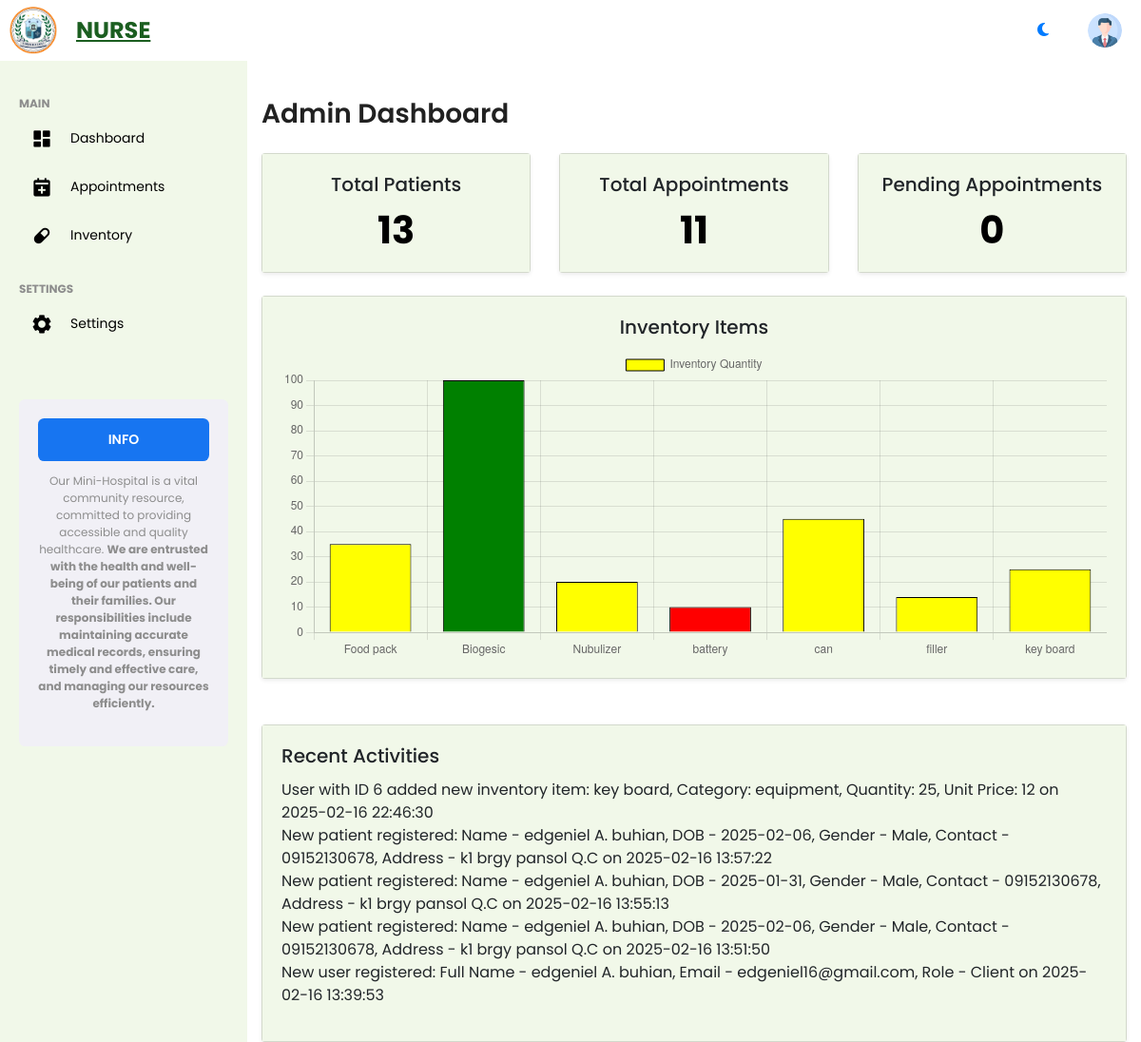
The page /nurse/admin_dashboard.php on the database as committed earlier.
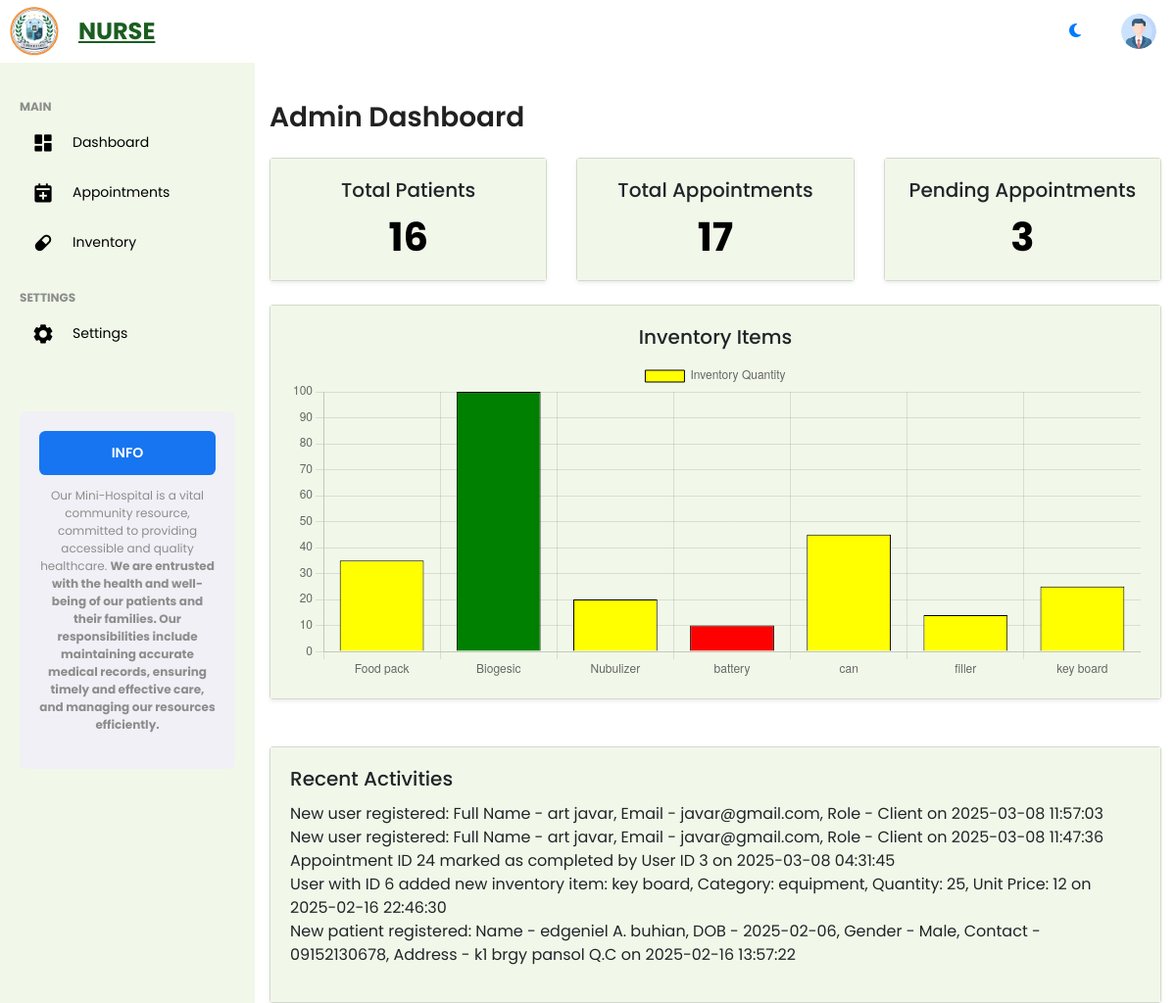
The same page on the database as committed later.
### tables this page shows
CREATE TABLE `logs` (
  `id` int(11) NOT NULL,
  `message` text NOT NULL,
  `created_at` timestamp NOT NULL DEFAULT current_timestamp()
);

### nurse/admin_dashboard.php (the view, shortened to what the changed rows need)
<?php
include('../nurse/assets/inc/header.php');
include('../nurse/assets/inc/navbar.php');
$total_patients_query = "SELECT COUNT(*) AS total FROM patients";
$total_patients_result = mysqli_query($conn, $total_patients_query);
$total_patients_row = mysqli_fetch_assoc($total_patients_result);
$total_patients = $total_patients_row['total'];
$total_appointments_query = "SELECT COUNT(*) AS total FROM appointments";
$total_appointments_result = mysqli_query($conn, $total_appointments_query);
$total_appointments_row = mysqli_fetch_assoc($total_appointments_result);
$total_appointments = $total_appointments_row['total'];
$pending_appointments_query = "SELECT COUNT(*) AS total FROM appointments WHERE status = 'Scheduled'";
$pending_appointments_result = mysqli_query($conn, $pending_appointments_query);
$pending_appointments_row = mysqli_fetch_assoc($pending_appointments_result);
$pending_appointments = $pending_appointments_row['total'];
$inventory_query = "SELECT item_name, quantity FROM inventory";
$inventory_result = mysqli_query($conn, $inventory_query);
$inventory_items = [];
while ($row = mysqli_fetch_assoc($inventory_result)) {
    $inventory_items[] = $row;
}
$recent_activities_query = "SELECT message, created_at FROM logs ORDER BY created_at DESC LIMIT 5";
$recent_activities_result = mysqli_query($conn, $recent_activities_query);
$recent_activities = [];
while ($row = mysqli_fetch_assoc($recent_activities_result)) {
    $recent_activities[] = $row;
}
?>
<body>
    <div class="container mt-4">
        <h1 class="h3 mb-4">Admin Dashboard</h1>
        <div class="row g-4">
            <div class="col-12">
                <div class="row g-4">
                    <div class="col-sm-6 col-lg-4">
                        <div class="card shadow-sm text-center">
                            <div class="card-body">
                                <h5 class="card-title">Total Patients</h5>
                                <p class="card-text display-6 fw-bold" id="total-patients"><?= $total_patients ?></p>
                            </div>
                        </div>
                    </div>
                    <div class="col-sm-6 col-lg-4">
                        <div class="card shadow-sm text-center">
                            <div class="card-body">
                                <h5 class="card-title">Total Appointments</h5>
                                <p class="card-text display-6 fw-bold" id="total-appointments"><?= $total_appointments ?></p>
                            </div>
                        </div>
                    </div>
                    <div class="col-sm-6 col-lg-4">
                        <div class="card shadow-sm text-center">
                            <div class="card-body">
                                <h5 class="card-title">Pending Appointments</h5>
                                <p class="card-text display-6 fw-bold" id="pending-appointments"><?= $pending_appointments ?></p>
                            </div>
                        </div>
                    </div>
                </div>
            </div>
        </div>
        <div class="row g-4 mt-4">
            <div class="col-12">
                <div class="card shadow-sm">
                    <div class="card-body">
                        <ul class="list-unstyled" id="recent-activities">
                            <?php foreach ($recent_activities as $activity) { ?>
                                <li><?= $activity['message'] ?> on <?= $activity['created_at'] ?></li>
                            <?php } ?>
                        </ul>
                    </div>
                </div>
            </div>
        </div>
    </div>
    <script>
        // Prepare the data for the low stock chart
        const inventoryItems = <?php echo json_encode($inventory_items); ?>;
        // Extract item names and quantities
        const itemNames = inventoryItems.map(item => item.item_name);
        const itemQuantities = inventoryItems.map(item => item.quantity);
        // Define the color of the bars based on stock quantity (red for low stock)
        const barColors = itemQuantities.map(quantity =>
            quantity < 11 ? 'red' :
            quantity < 50 ? 'yellow' :
            'green'
        ); // red for low stock (< 11), yellow for medium stock (< 50), green for normal stock (>= 50)
        // Create a bar chart for low stock items
        const ctx = document.getElementById('lowStockChart').getContext('2d');
        const lowStockChart = new Chart(ctx, {
            type: 'bar',
            data: {
                labels: itemNames,
                datasets: [{
                    label: 'Inventory Quantity',
                    data: itemQuantities,
                    backgroundColor: barColors, // Dynamic colors based on quantity
                    borderColor: 'black',
                    borderWidth: 1
                }]
            },
            options: {
                responsive: true,
                scales: {
                    x: {
                        beginAtZero: true
                    },
                    y: {
                        beginAtZero: true
                    }
                }
            }
        });
    </script>
</body>
</html>

Rows that differ between the two databases and show on the page:
no longer on this page (row unchanged): logs: message "New patient registered: Name - edgeniel A. buhian, DOB - 2025-01-31, Gender - Male, Contact - 09152130678, Address - k1 brgy pansol Q.C", created_at "2025-02-16 13:55:13"
no longer on this page (row unchanged): logs: message "New patient registered: Name - edgeniel A. buhian, DOB - 2025-02-06, Gender - Male, Contact - 09152130678, Address - k1 brgy pansol Q.C", created_at "2025-02-16 13:51:50"
no longer on this page (row unchanged): logs: message "New user registered: Full Name - edgeniel A. buhian, Email - edgeniel16@gmail.com, Role - Client", created_at "2025-02-16 13:39:53"
added logs: message "New user registered: Full Name - art javar, Email - javar@gmail.com, Role - Client", created_at "2025-03-08 11:57:03"
added logs: message "New user registered: Full Name - art javar, Email - javar@gmail.com, Role - Client", created_at "2025-03-08 11:47:36"
added logs: message "Appointment ID 24 marked as completed by User ID 3", created_at "2025-03-08 04:31:45"
Other text that changed with them:
$total_patients: "13" → "16"
$total_appointments: "11" → "17"
$pending_appointments: "0" → "3"
